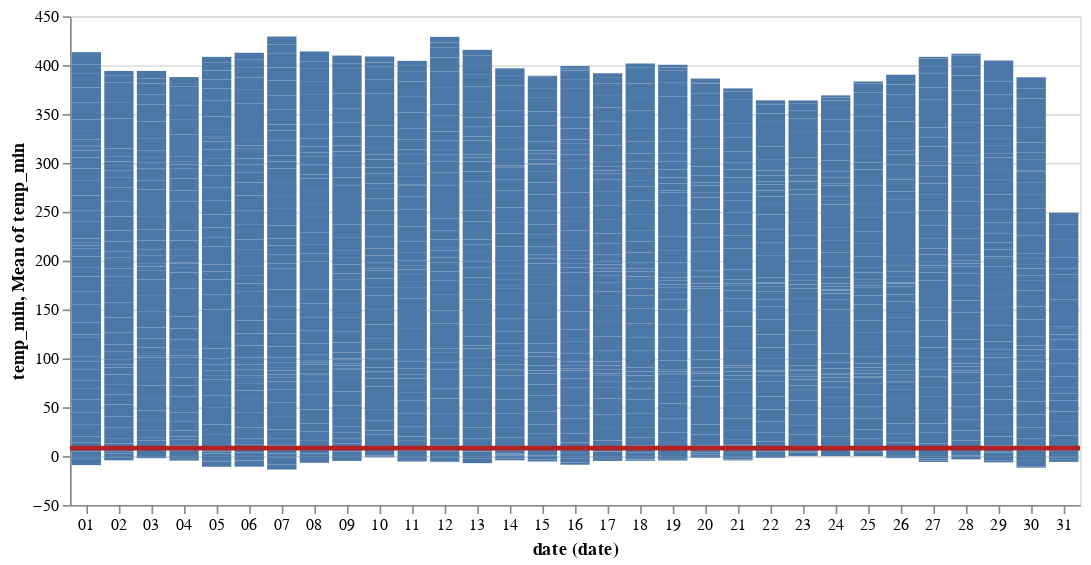

Notebook code for this chart:
### Markdown cell above
Using altair and the Seattle weather data, make an interactive chart of daily minimum temperatures for the month of January 2012. When the user selects on the chart, make it show the average minimum temperature as a horizontal red reference line **just for the selected dates**. *(Hint: check out this example: https://altair-viz.github.io/gallery/selection_layer_bar_month.html)*

### Code cell
import altair as alt
#chart = alt.Chart(weather_data)
source = data.seattle_weather()
# Filtering out data for January 2012
con = weather_data['date'] <= '2012-01-31' # construct a filtering condition
df_Jan2012 = weather_data.loc[con,:] 

brush = alt.selection(type='interval', encodings=['x'])
bars = alt.Chart().mark_bar().encode(
    x='date(date):O',
    y='temp_min:Q',
    opacity=alt.condition(brush, alt.OpacityValue(1), alt.OpacityValue(0.7)),
).add_selection(
    brush
)

line = alt.Chart().mark_rule(color='firebrick').encode(
    y='mean(temp_min):Q',
    size=alt.SizeValue(3)
).transform_filter(
    brush
)

alt.layer(bars, line, data=source)

### Figure 1 — Vega-Lite specification as saved in the notebook (floating-point values rounded to 4 significant figures; data arrays with more than 128 entries replaced by an {"elided": "..."} marker saying what was removed)
{"config": {"view": {"continuousWidth": 400, "continuousHeight": 300}}, "layer": [{"mark": "bar", "encoding": {"opacity": {"condition": {"value": 1, "selection": "selector010"}, "value": 0.7}, "x": {"field": "date", "timeUnit": "date", "type": "ordinal"}, "y": {"field": "temp_min", "type": "quantitative"}}, "selection": {"selector010": {"type": "interval", "encodings": ["x"]}}}, {"mark": {"type": "rule", "color": "firebrick"}, "encoding": {"size": {"value": 3}, "y": {"aggregate": "mean", "field": "temp_min", "type": "quantitative"}}, "transform": [{"filter": {"selection": "selector010"}}]}], "data": {"name": "data-830c39fec90146253fb06a06c26374ef"}, "$schema": "https://vega.github.io/schema/vega-lite/v4.17.0.json", "datasets": {"data-830c39fec90146253fb06a06c26374ef": {"elided": "1461 records"}}}
